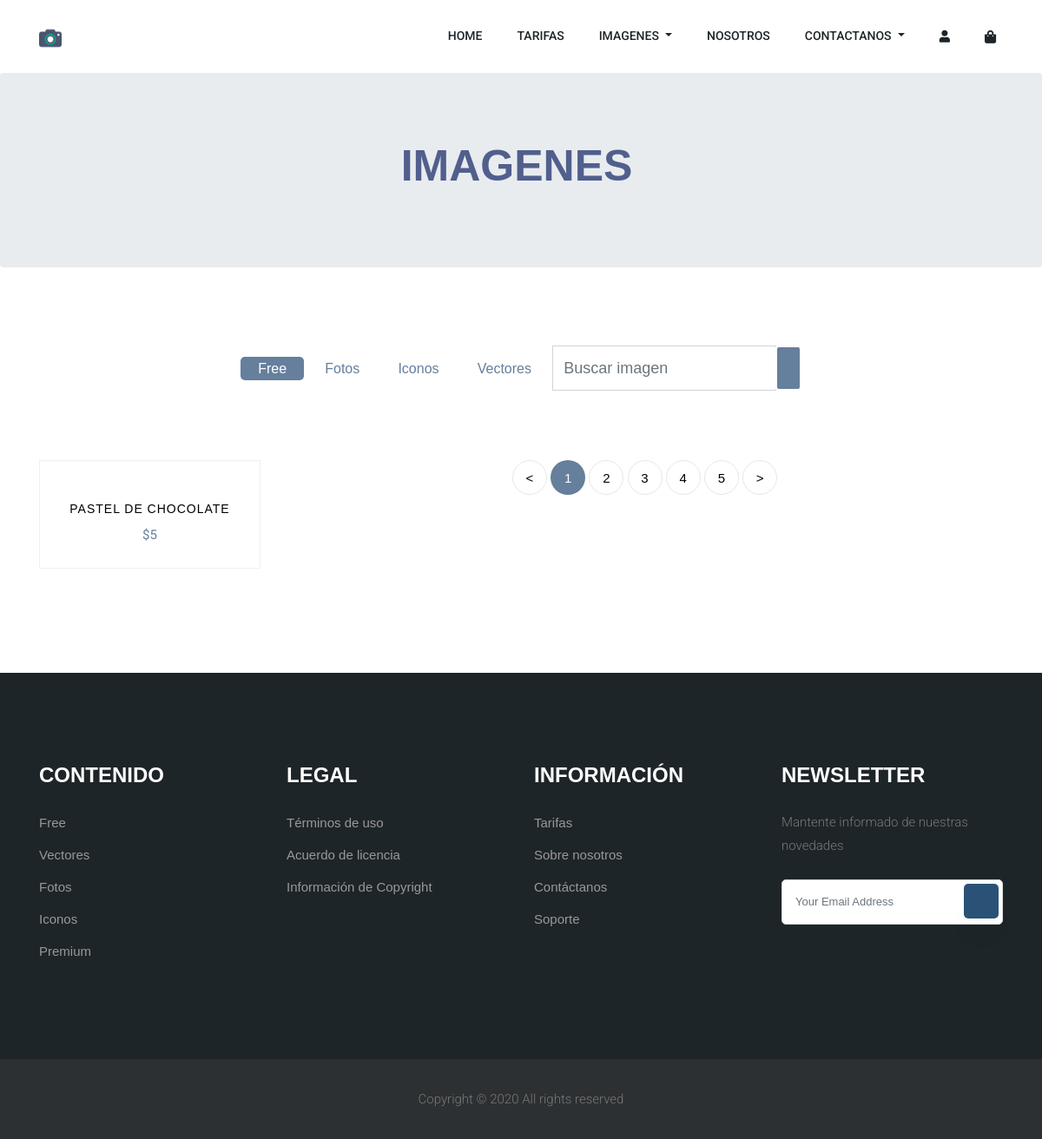
The app's page /WebPageCode/shop.php, older data.
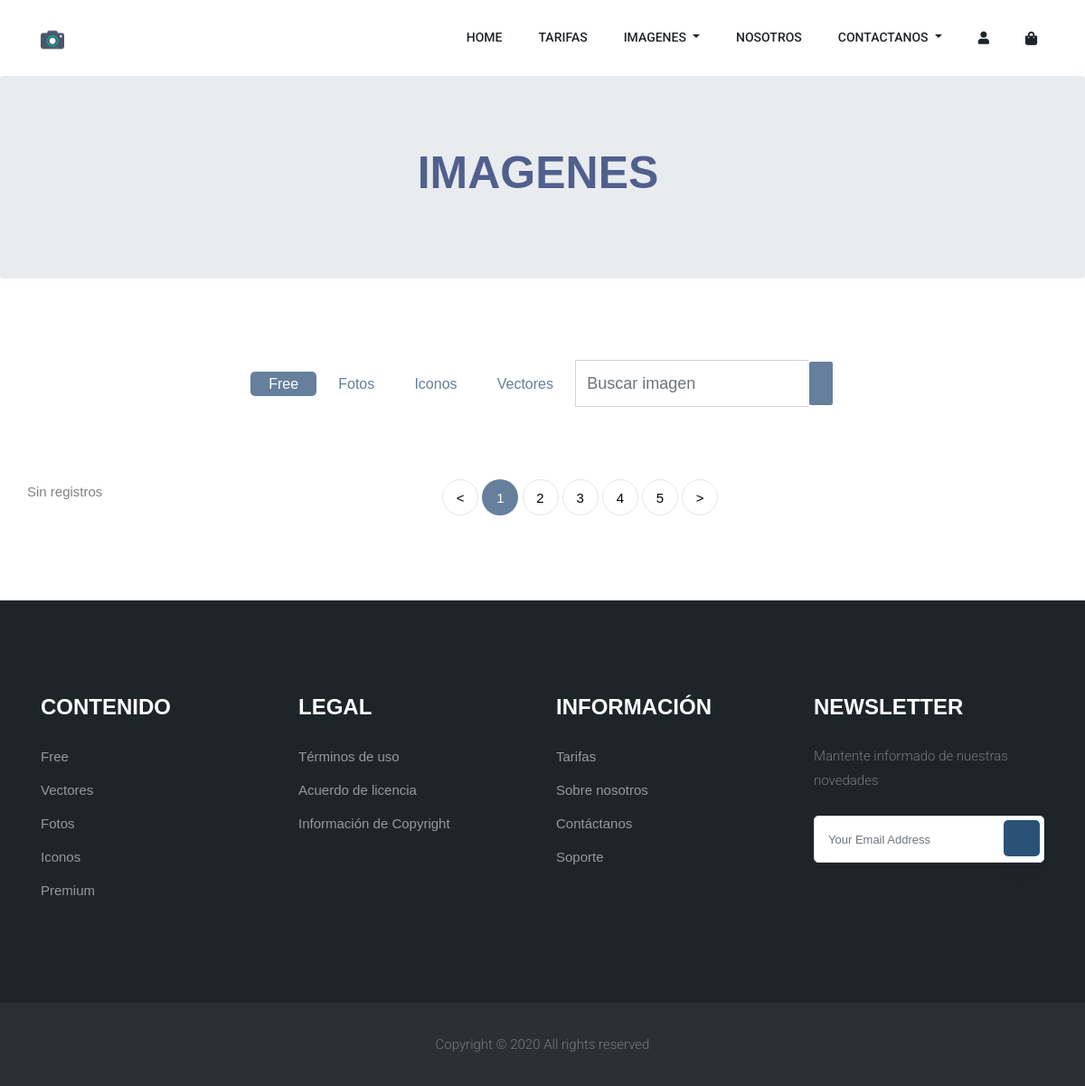
The same page, newer data.
### tables this page shows
CREATE TABLE `producto` (
  `Id_Producto` int(11) NOT NULL,
  `Nombre_Producto` varchar(45) NOT NULL,
  `Descr_Producto` varchar(45) NOT NULL,
  `Imagen_Producto` varchar(45) NOT NULL,
  `Vistas` int(11) NOT NULL,
  `Precio` float NOT NULL
);

### WebPageCode/shop.php (the view, shortened to what this page needs)
<?php
  $con=conectarBD();
?>
<!DOCTYPE html>
<html lang="en">
<head>
    <link rel="stylesheet" href="css/bootstrap.min.css">
    <link rel="stylesheet" href="css/animate.css">
    <link rel="stylesheet" href="css/owl.carousel.min.css">
    <link rel="stylesheet" href="css/all.css">
    <link rel="stylesheet" href="css/flaticon.css">
    <link rel="stylesheet" href="css/themify-icons.css">
    <link rel="stylesheet" href="css/swiper.min.css">
    <link rel="stylesheet" href="css/magnific-popup.css">
    <link rel="stylesheet" href="css/slick.css">
    <link rel="stylesheet" href="css/style.css">
</head>
<body>
    <?php include('header.php'); ?>
     <section class="breadcrumb breadcrumb_bg">
        <div class="container">
            <div class="row">
                <div class="col-lg-12">
                    <div class="breadcrumb_iner text-center">
                        <div class="breadcrumb_iner_item">
                            <h2>Imagenes <span></span></h2>
                        </div>
                    </div>
                </div>
            </div>
        </div>
    </section>
    <section class="ftco-section">
    	<div class="container">
    		<div class="row justify-content-center">
    			<div class="col-md-10 mb-5 text-center">
    				<ul class="product-category">
    					<li><a href="#" class="active">Free</a></li>
    					<li><a href="#">Fotos</a></li>
    					<li><a href="#">Iconos</a></li>
    					<li><a href="#">Vectores</a></li>
              <li> <form action="buscador.php" method="POST">
        <div class="form-group">
        <div class="input-group ">
        <input type="text" class="form-control" name="busqueda" placeholder='Buscar imagen'
            onfocus="this.placeholder = ''"
            onblur="this.placeholder = 'Buscar imagen'">
         <div class="input-group-append">
            <button class="button rounded-1 primary-bg text-white  btn_1"
            type="submit"> <i class="ti-search"></i> </button>
        </div>
        </div>
        </div>
    </form>
            </li>
    				</ul>
    			</div>
    		</div>
    		<div class="row">
				<?php
                  $consulta="SELECT * FROM producto";
                  $ejecutarConsulta= mysqli_query($con, $consulta);
                  $verFilas=mysqli_num_rows($ejecutarConsulta);
                  $fila=mysqli_fetch_array($ejecutarConsulta);
                  if(!$ejecutarConsulta)
                  {
                    echo "Error en la consulta";
                  }
                  else{
                    if($verFilas<1)
                    {
                      echo "<tr><td>Sin registros</td></tr>";
                    }else{
                      for($i=0; $i<=$fila;$i++){
                        echo
						'
						<div class="col-md-6 col-lg-3 ftco-animate">
    					<div class="product">
    					<a href="#" class="img-prod"><img class="img-fluid" src="'.$fila[3].'" alt="Colorlib Template">
    					<div class="overlay"></div>
    					</a>
    					<div class="text py-3 pb-4 px-3 text-center">
    						<h3><a href="image.php?producto='.$fila[0].'">'.$fila[1].'</a></h3>
    						<div class="d-flex">
    							<div class="pricing">
		    						<p class="price"><span class="price-sale">$'.$fila[5].'</span></p>
		    					</div>
	    					</div>
	    					<div class="bottom-area d-flex px-3">
	    						<div class="m-auto d-flex">
	    							<a href="image.php?producto='.$fila[0].'" class="add-to-cart d-flex justify-content-center align-items-center text-center">
	    								<span><i class="ion-ios-menu"></i></span>
	    							</a>
	    							<a href="car.php" class="buy-now d-flex justify-content-center align-items-center mx-1">
	    								<span><i class="ion-ios-cart"></i></span>
	    							</a>
	    							<a href="wishlist.php" class="heart d-flex justify-content-center align-items-center ">
	    								<span><i class="ion-ios-heart"></i></span>
	    							</a>
    							</div>
    						</div>
    					</div>
    				</div>
    			</div>
                        ';
                        $fila=mysqli_fetch_array($ejecutarConsulta);
                      }
                    }
                  }
                  ?>
          <div class="col text-center">
            <div class="block-27">
              <ul >
                <li><a href="#">&lt;</a></li>
                <li class="active"><span>1</span></li>
                <li class=""><span>2</span></li>
                <li class=""><span>3</span></li>
                <li class=""><span>4</span></li>
                <li class=""><span>5</span></li>
                <li><a href="#">&gt;</a></li>
              </ul>
            </div>
          </div>
	    </div>
    </section>
    <?php include('footer.php'); ?>
    <?php include('librerias.php'); ?>
</body>
</html>

Row changes from the older to the newer data that the page shows:
removed producto: Nombre_Producto "PASTEL DE CHOCOLATE", Calificacion "5"
Text that changed along with them:
text now shown: "Sin registros"
